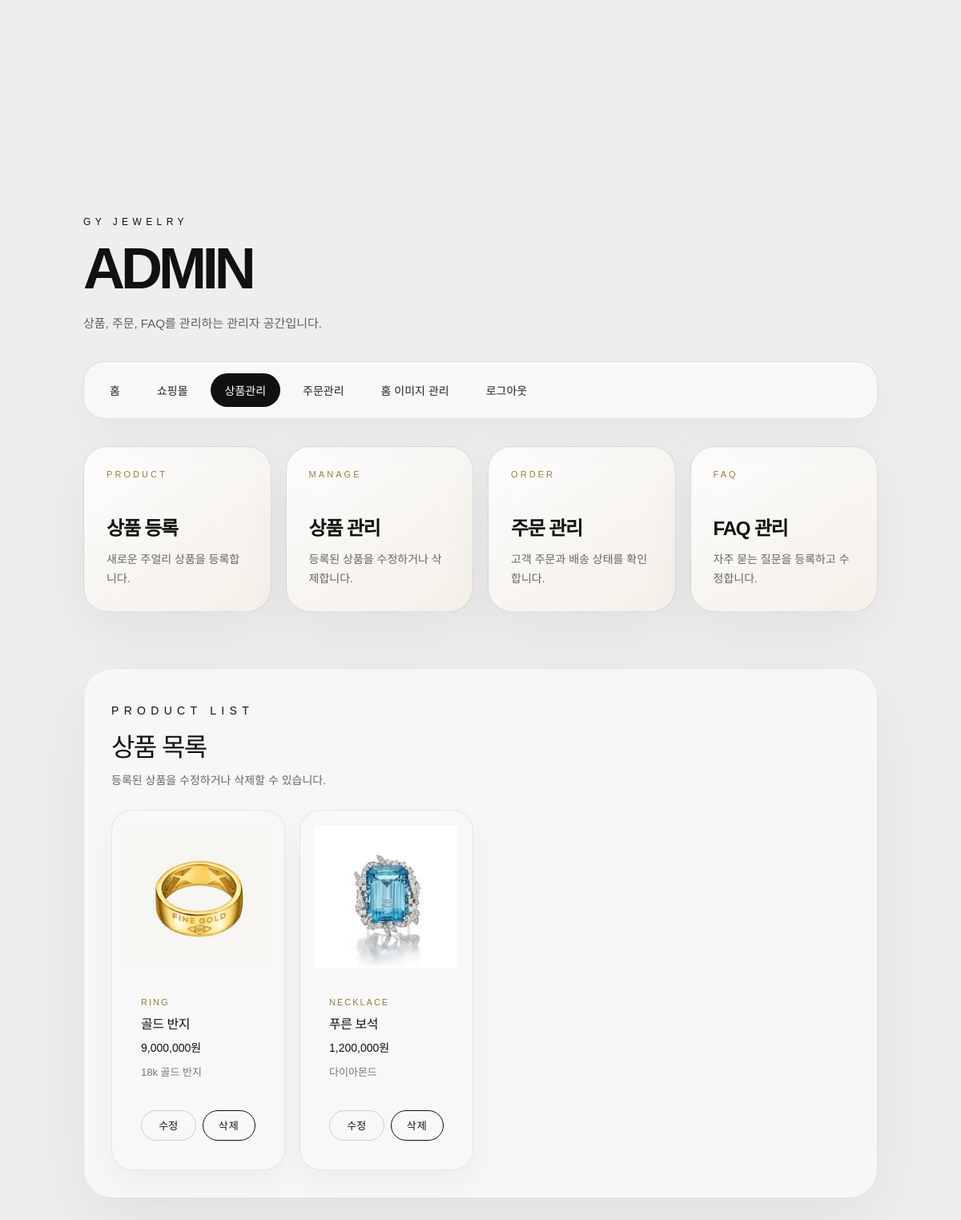
Page /admin/ (signed in) on the committed database.
### tables this page shows
CREATE TABLE products (
        id INTEGER PRIMARY KEY AUTOINCREMENT,
        name TEXT NOT NULL,
        price INTEGER NOT NULL,
        image TEXT
    , collection TEXT DEFAULT 'GENERAL', new_banner_image TEXT DEFAULT '', new_between_media TEXT DEFAULT '', new_between_media_type TEXT DEFAULT '', tag TEXT DEFAULT '', material TEXT DEFAULT '', description TEXT, season_banner_image TEXT, season_between_media TEXT, season_between_media_type TEXT, detail_image_1 TEXT, detail_image_2 TEXT, detail_image_3 TEXT);

### routes/admin.py (the view)
@admin_bp.route("/")
def admin_home():
    conn = get_db()
    cur = conn.cursor()
    cur.execute("SELECT * FROM products")
    products = cur.fetchall()
    conn.close()
    return render_template("admin/admin.html", products=products)

### app.py (called while the page is built)
@app.context_processor
def inject_home_media():
    home_media = {}
    try:
        conn = sqlite3.connect(DB_PATH)
        conn.row_factory = sqlite3.Row
        cur = conn.cursor()
        cur.execute("""
            SELECT *
            FROM home_media
            WHERE is_active = 1
        """)
        rows = cur.fetchall()
        home_media = {
            row["slot_key"]: row
            for row in rows
        }
        conn.close()
    except Exception as e:
        print("home_media context error:", e)
    return {
        "home_media": home_media
    }

@app.context_processor
def inject_global_cart_csrf_token():
    return {
        "csrf_token": get_cart_csrf_token
    }

@app.after_request
def add_security_headers(response):
    response.headers["X-Content-Type-Options"] = "nosniff"
    response.headers["X-Frame-Options"] = "SAMEORIGIN"
    response.headers["Referrer-Policy"] = "strict-origin-when-cross-origin"
    response.headers["Permissions-Policy"] = "camera=(), microphone=(), geolocation=()"
    return response

@app.context_processor
def inject_cart_count():
    cart = session.get("cart", {})
    cart_count = 0
    if isinstance(cart, dict):
        for item in cart.values():
            if isinstance(item, dict):
                cart_count += item.get("quantity", 1)
            else:
                cart_count += 1
    elif isinstance(cart, list):
        for item in cart:
            if isinstance(item, dict):
                cart_count += item.get("quantity", 1)
            else:
                cart_count += 1
    else:
        cart_count = 0
    return {
        "cart_count": cart_count
    }

@app.context_processor
def inject_user():
    return dict(
        user_name=session.get("user_name"),
        user_id=session.get("user_id")
    )

### models/db.py (called while the page is built)
def get_db():
    conn = sqlite3.connect(DB_PATH)
    conn.row_factory = sqlite3.Row
    return conn

### routes/admin.py (called while the page is built, shortened)
def get_csrf_token():
    token = session.get("_admin_csrf_token")
    if not token:
        token = secrets.token_urlsafe(32)
        session["_admin_csrf_token"] = token
    return token

@admin_bp.context_processor
def inject_admin_csrf_token():
    return {
        "csrf_token": get_csrf_token
    }

@admin_bp.before_request
def protect_admin_csrf():
    if request.method != "POST":
        return

### templates/admin/admin.html (shortened to what this page needs)
<!DOCTYPE html>
<html lang="ko">
<head>
    <link rel="stylesheet" href="{{ url_for('static', filename='style.css') }}">
</head>
<body class="admin-page-body">
<main class="admin-page">
    <div class="admin-container">
        <header class="admin-header">
            <div>
                <p class="admin-label">GY JEWELRY</p>
                <h1 class="admin-title">ADMIN</h1>
                <p class="admin-subtitle">
                    상품, 주문, FAQ를 관리하는 관리자 공간입니다.
                </p>
            </div>
        </header>
        <nav class="admin-nav">
            <a href="/">홈</a>
            <a href="/shop">쇼핑몰</a>
            <a href="/admin" class="active">상품관리</a>
            <a href="/admin/orders">주문관리</a>
            <a href="/admin/home-media">홈 이미지 관리</a>
            <a href="/admin/logout">로그아웃</a>
        </nav>
        <section class="admin-card-grid">
            <a href="{{ url_for('admin.add_product') }}" class="admin-card">
                <span>PRODUCT</span>
                <h3>상품 등록</h3>
                <p>새로운 주얼리 상품을 등록합니다.</p>
            </a>
            <a href="/admin" class="admin-card">
                <span>MANAGE</span>
                <h3>상품 관리</h3>
                <p>등록된 상품을 수정하거나 삭제합니다.</p>
            </a>
            <a href="/admin/orders" class="admin-card">
                <span>ORDER</span>
                <h3>주문 관리</h3>
                <p>고객 주문과 배송 상태를 확인합니다.</p>
            </a>
            <a href="/admin/faq" class="admin-card">
                <span>FAQ</span>
                <h3>FAQ 관리</h3>
                <p>자주 묻는 질문을 등록하고 수정합니다.</p>
            </a>
        </section>
        <section class="admin-section">
            <div class="admin-section-header">
                <div>
                    <p class="admin-label small">PRODUCT LIST</p>
                    <h2>상품 목록</h2>
                    <p>등록된 상품을 수정하거나 삭제할 수 있습니다.</p>
                </div>
            </div>
            {% if products %}
            <div class="admin-product-grid">
                {% for product in products %}
                <article class="admin-product-card">
                    <div class="admin-product-image-box">
                        {% if product['image'] %}
                            <img src="/uploads/{{ product['image'] }}" alt="{{ product['name'] }}">
                        {% else %}
                            <div class="admin-no-image">
                                GY
                            </div>
                        {% endif %}
                    </div>
                    <div class="admin-product-info">
                        <p class="admin-product-collection">
                            {{ product['collection'] or 'GENERAL' }}
                        </p>
                        <h3>
                            {{ product['name'] }}
                        </h3>
                        <p class="admin-product-price">
                            {{ "{:,}".format(product['price'] | int) }}원
                        </p>
                        {% if product['description'] %}
                        <p class="admin-product-desc">
                            {{ product['description'][:40] }}{% if product['description']|length > 40 %}...{% endif %}
                        </p>
                        {% endif %}
                    </div>
                    <div class="admin-product-actions">
                        <a href="{{ url_for('admin.edit_product', product_id=product['id']) }}"
                           class="admin-btn">
                            수정
                        </a>
                        <form method="POST"
                              action="/admin/delete-product/{{ product['id'] }}"
                              onsubmit="return confirm('정말 이 상품을 삭제하시겠습니까?');">
                            <button type="submit" class="admin-delete-btn">
                                삭제
                            </button>
                        </form>
                    </div>
                </article>
                {% endfor %}
            </div>
            {% else %}
            <div class="admin-empty">
                <h2>등록된 상품이 없습니다.</h2>
                <p>상품 등록 버튼을 눌러 첫 상품을 추가해보세요.</p>
            </div>
            {% endif %}
        </section>
    </div>
</main>
</body>
</html>

### static/css/base.css (style rules this page uses)
* { box-sizing: border-box; }
html { scroll-behavior: smooth; }
body { margin: 0; padding: 0; font-family: "Noto Sans KR", "Apple SD Gothic Neo", Arial, sans-serif; color: #111; background-color: #fff; }
a { color: inherit; text-decoration: none; }
button { font-family: inherit; cursor: pointer; }
img { max-width: 100%; display: block; }
input, select, textarea, button { font-family: inherit; }
html, body { width: 100%; min-height: 100%; overflow-x: hidden; }
body { overflow-y: auto; }

### static/css/header.css (style rules this page uses)
body { padding-top: 106px; }

### static/css/home.css (style rules this page uses)
:root { --home-bg: #f7f2e9; --home-bg-light: #fbf8f2; --home-ink: #151515; --home-muted: #655e54; --home-gold: #927346; --home-line: rgba(143, 111, 62, 0.18); --home-card: rgba(255, 255, 255, 0.76); }
html, body { overflow-x: hidden; }

### static/css/monochrome.css (style rules this page uses)
:root { --mono-white: #ffffff; --mono-bg: #eeeeee; --mono-section: #f2f2f2; --mono-card: #f8f8f8; --mono-soft: #e5e5e5; --mono-mid: #d2d2d2; --mono-ink: #111111; --mono-muted: #555555; --mono-light: #777777; --mono-line: rgba(0, 0, 0, 0.14); --mono-line-soft: rgba(0, 0, 0, 0.08); --mono-shadow: 0 22px 55px rgba(0, 0, 0, 0.08); }
html, body { background: var(--mono-bg) !important; color: var(--mono-ink) !important; }
body:not(.home-page):not(.new-page), .shop-page, .detail-page, .cart-page, .order-page, .auth-page, .admin-page, .story-page, .season-page, .mypage-wrap, .order-detail-wrap { background: var(--mono-bg) !important; color: var(--mono-ink) !important; }
a { color: var(--mono-ink); }
p, span, li, .auth-desc, .mypage-sub, .order-detail-sub, .story-hero p, .new-intro p, .new-product-desc, .season-intro p, .season-wide-copy span, .season-product-text span { color: var(--mono-muted); }
h1, h2, h3, h4, h5, h6, .eyebrow, .auth-label, .admin-label, .story-eyebrow, .new-intro-label, .season-label, .guide-label, .form-head p, .mega-title, .mega-column-title, .mypage-hero .eyebrow, .order-detail-hero .eyebrow { color: var(--mono-ink) !important; }
.product-card, .shop-product-card, .cart-item, .order-summary, .order-form-box, .auth-box, .info-card, .order-card, .order-detail-card, .order-items-list, .delivery-progress-card, .admin-product-card, .admin-empty, .admin-form-guide, .order-status-panel, .add-product-form-card, .product-guide-card, .admin-login-card, .admin-edit-block, .story-card, .new-product-row, .new-empty, .season-product-card, .home-yeon-card, .home-category-card, .home-signature-card, .service-item, .yeon-large-box { background: var(--mono-card) !important; border: 1px solid var(--mono-line-soft) !important; color: var(--mono-ink) !important; box-shadow: 0 16px 40px rgba(0, 0, 0, 0.045) !important; }
.admin-cancel-btn, .admin-delete-btn, .status-back-btn, .new-detail-link, .new-empty a, .story-bottom-back, .back-mypage-link, .order-detail-link, .continue-shopping-btn { background: transparent !important; color: var(--mono-ink) !important; border: 1px solid var(--mono-ink) !important; }
.product-image, .shop-product-image, .detail-image-box, .option-image, .admin-product-image-box, .edit-preview-image, .home-main-slide, .hero-slide-placeholder, .home-category-circle, .yeon-large-img, .new-hero-placeholder, .new-product-no-image, .new-promo-no-image, .season-hero-media, .season-wide-media, .season-final-media, .season-product-image { background: radial-gradient(circle at center, rgba(255, 255, 255, 0.65), transparent 36%), linear-gradient(135deg, #f7f7f7 0%, #dddddd 55%, #c8c8c8 100%) !important; color: rgba(0, 0, 0, 0.38) !important; }
img { background: transparent; }
.admin-page, .auth-page, .order-page, .cart-page, .mypage-page { background: var(--mono-bg) !important; }
.admin-table, .admin-list, .admin-section, .auth-panel, .order-panel { background: #f7f7f7 !important; border-color: var(--mono-line-soft) !important; }

### rows in the picture
products: image (picture), collection "RING", name "골드 반지", price "9,000,000", description "18k 골드 반지"
products: image (picture), collection "NECKLACE", name "푸른 보석", price "1,200,000", description "다이아몬드"
